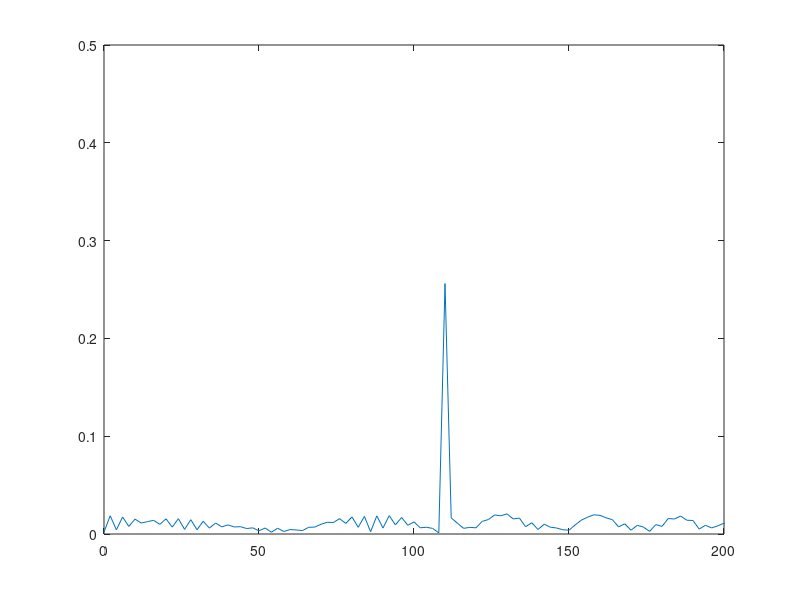
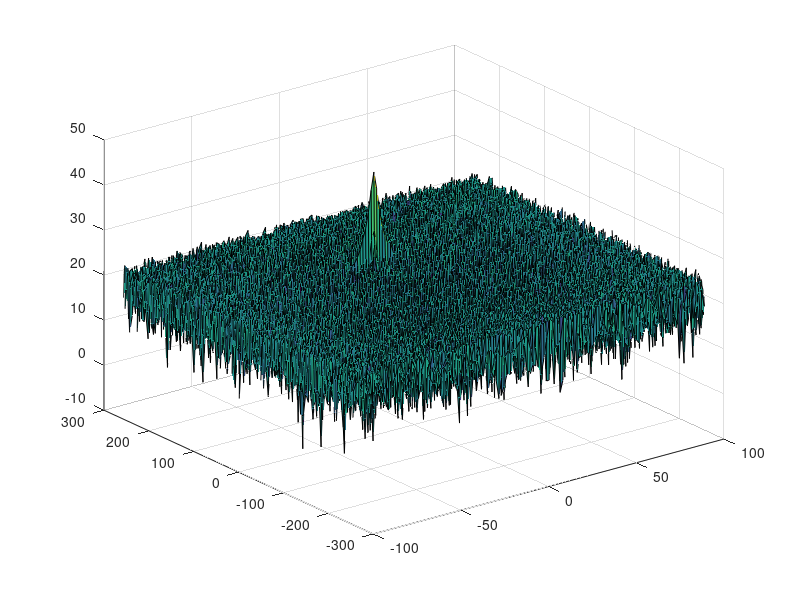
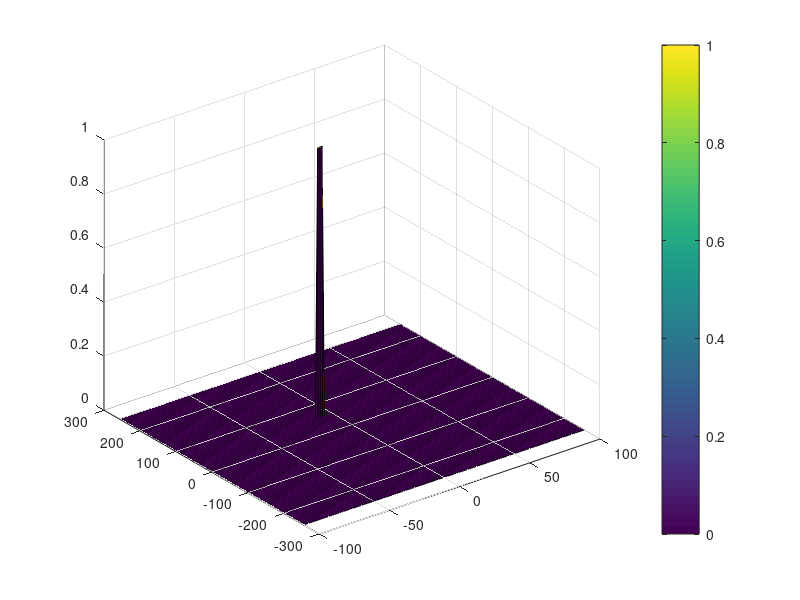

Recreate these plots in MATLAB, in order.
%% Radar Target Generation and Detection
% Udacity Sensor Fusion, Project 4
% Dylan Walker Brown

clear; close all; clc;

%% Physical constants

% Let speed of light = 3e8
c = 3e8;

%% Radar specifications 

% Frequency of operation = 77 GHz
fc = 77e9;  % Carrier frequency, Hz

% Max range = 200 m
maxRange = 200;

% Range resolution = 1 m
rangeResolution = 1;

% Max velocity = 100 m/s
maxVelocity = 100;

% In general, for an FMCW radar system, the sweep time should be at least
% five to six times the round trip time.
rttScale = 5.5;

%% User defined range and velocity of simulated target

R = 110;  % Initial position
v = -20;  % Initial velocity, remains contant

%% FMCW waveform generation

% Design the FMCW waveform by giving the specs of each of its parameters:
% calculate the chirp's bandwidth (B), time (Tchirp), and slope (slope).
B = c / (2 * rangeResolution);
Tchirp = rttScale * (2 * maxRange / c);  % scale factor on round-trip time 
slope =  B / Tchirp;
                                                          
% The number of chirps in one sequence. It's ideal to have 2^value for ease
% of running FFT for Doppler estimation. 
Nd = 128;  % # of doppler cells OR # of sent periods % number of chirps

% The number of samples on each chirp. 
Nr = 1024;  % for length of time OR # of range cells

% Timestamp for running the displacement scenario for every sample.
t = linspace(0, Nd * Tchirp, Nr * Nd); % total time for samples
L = Nr * Nd;

% Creating vectors for Tx, Rx, and Mix based on the total samples input.
Tx = zeros(1, length(t));  % transmitted signal
Rx = zeros(1, length(t));  % received signal
Mix = zeros(1, length(t));  % beat signal

% Similar vectors for range_covered and time delay.
r_t = zeros(1, length(t));
td = zeros(1, length(t));

%% Signal generation and moving target simulation

% For each time stamp update the range of the target for constant velocity. 
for i = 1:length(t)

    % Time delay for round trip on this iteration, given constant velocity.
    tau = (R + t(i) * v) / c;  % seconds
    
    % For each sample we need update the transmitted and received signal. 
    Tx(i) = cos(2 * pi * (fc * t(i) + slope * t(i)^2 / 2));
    Rx(i) = cos(2 * pi * (fc * (t(i) - tau) + slope * (t(i) - tau)^2 / 2));
    
    % Now by mixing the transmit and receive, generate the beat signal by
    % element-wise matrix multiplication of the tx/rx signals.
    Mix(i) = Tx(i) * Rx(i);
end

%% Range measurement

% Reshape the vector into a Nr x Nd array. Nr and Nd here would also define
% the size of range and Doppler FFT respectively.
beat = reshape(Mix, [Nr, Nd]);

% Run FFT on the beat signal along range bins dimension (Nr) and normalize.
signal_fft = fft(beat) / Nr;

% Take the absolute value of FFT output
abs_fft = abs(signal_fft);

% Output of FFT is a double sided signal, but we are interested in only one
% side of the spectrum. Hence we throw out half of the samples.
one_side_fft = abs_fft(1 : Nr / 2);

% Plotting the range using the output of first FFT
figure('Name', 'Range from first FFT');
f = Nr / length(one_side_fft) * (0 : (Nr / 2 - 1));
plot(f, one_side_fft);
axis([0 200 0 0.5]);

%% Range Doppler response

% The 2D FFT implementation is already provided here. This will run a 2DFFT
% on the mixed signal (beat signal) output and generate a range doppler
% map. You will implement CFAR on the generated RDM.

% Range Doppler Map Generation

% The output of the 2D FFT is an image that has reponse in the range and
% doppler FFT bins. So, it is important to convert the axis from bin sizes
% to range and doppler based on their Mix values.

Mix = reshape(Mix, [Nr Nd]);

% 2D FFT using the FFT size for both dimensions.
sig_fft2 = fft2(Mix, Nr, Nd);

% Taking just one side of signal from Range dimension.
sig_fft2 = sig_fft2(1 : Nr/2, 1 : Nd);
sig_fft2 = fftshift(sig_fft2);
RDM = abs(sig_fft2);
RDM = 10 * log10(RDM);

% Use the surf function to plot the output of 2D FFT as a 3D surface.
doppler_axis = linspace(-100, 100, Nd);
range_axis = linspace(-200, 200, Nr/2) * (Nr/2 / 400);
figure('Name', '2D FFT range Doppler response');
surf(doppler_axis, range_axis, RDM);

%% CFAR implementation

% Slide window through the complete range Doppler map

% Select the number of training cells in both the dimensions.
Tr = 12;  % Training (range dimension)
Td = 3;  % Training cells (doppler dimension)

% Select the number of guard cells in both dimensions around the Cell Under 
% Test (CUT) for accurate estimation.
Gr = 4;  % Guard cells (range dimension)
Gd = 1;  % Guard cells (doppler dimension)

% Offset the threshold by SNR value in dB
offset = 15;

% Calculate the total number of training and guard cells
N_guard = (2 * Gr + 1) * (2 * Gd + 1) - 1;  % Remove CUT
N_training = (2 * Tr + 2 * Gr + 1) * (2 * Td + 2 * Gd + 1) - (N_guard + 1);

% Create a vector to store noise_level for each iteration on training cells
% noise_level = zeros(1,1);

% Design a loop such that it slides the CUT across range doppler map by
% giving margins at the edges for training and guard cells. For every
% iteration sum the signal level within all the training cells. To sum
% convert the value from logarithmic to linear using the db2pow function.
% Average the summed values for all of the training cells used. After
% averaging convert it back to logarithimic using pow2db. Further, add the
% offset to it to determine the threshold. Next, compare the signal under
% CUT with this threshold. If the CUT level > threshold assign it a value
% of 1, else equate it to 0.

CFAR = zeros(size(RDM));

% Use RDM[x,y] from the output of 2D FFT above for implementing CFAR
for range_index = Tr + Gr + 1 : Nr/2 - Tr - Gr
    for doppler_index = Td + Gd + 1 : Nd - Td - Gd
        % Slice the entire window
        training = RDM(range_index - Tr - Gr : range_index + Tr + Gr, ...
                       doppler_index - Td - Gd : doppler_index + Td + Gd);
        % Set all non-training cells to zero
        training(range_index - Gr : range_index + Gr, ...
                 doppler_index - Gd : doppler_index + Gd) = 0;
        % Convert decibel measurements to power
        training = db2pow(training);
        % Calculate the training mean
        training = sum(training) / N_training;
        % Revert average power to decibels
        training = pow2db(training);
        % Use the offset to determine the SNR threshold
        threshold = training + offset;
        % Apply the threshold to the CUT
        if RDM(range_index, doppler_index) > threshold
            CFAR(range_index, doppler_index) = 1;
        end
    end
end

% The process above will generate a thresholded block, which is smaller 
% than the Range Doppler Map as the CUT cannot be located at the edges of
% the matrix. Hence, a few cells will not be thresholded. To keep the map
% size the same, set those values to 0.

% Display the CFAR output using the surf function as we did for RDM above.
figure('Name', '2D CFAR applied to range doppler map (RDM)');
surf(doppler_axis, range_axis, CFAR);
colorbar;
